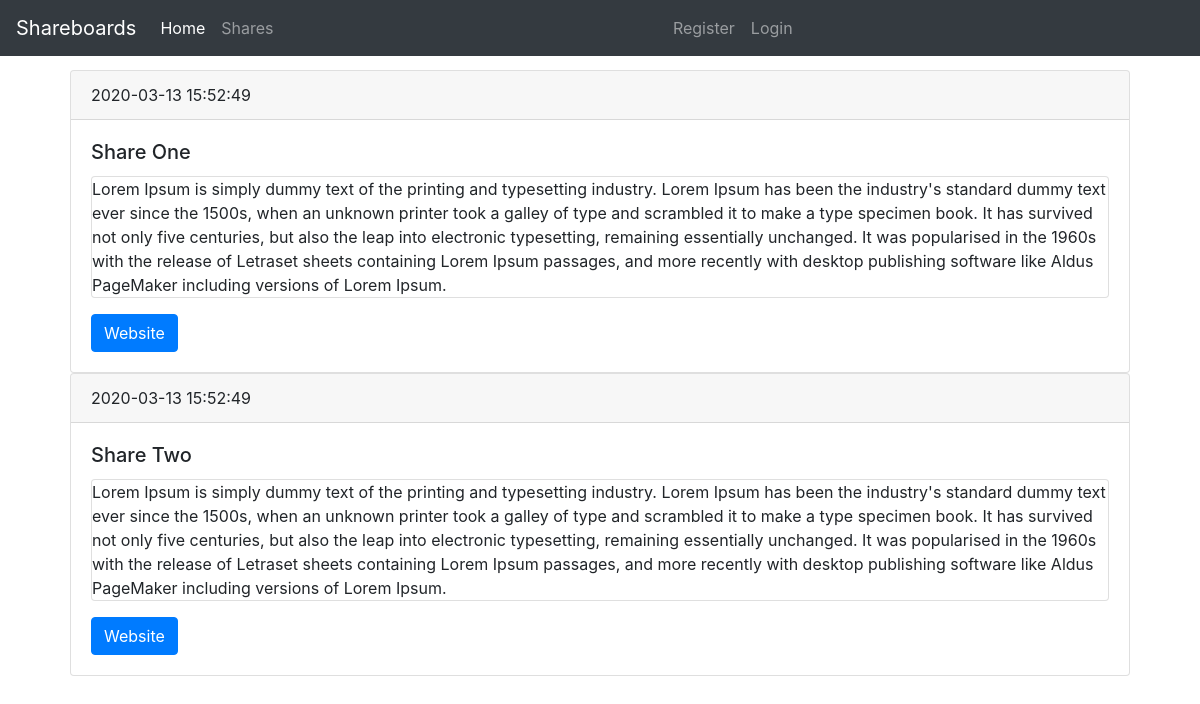
Screenshot of /shares with the database file from the repository.
### tables this page shows
CREATE TABLE `shares` (
  `id` int(11) NOT NULL,
  `user_id` int(11) NOT NULL,
  `title` varchar(255) NOT NULL,
  `body` text NOT NULL,
  `link` varchar(255) NOT NULL,
  `create_date` datetime NOT NULL DEFAULT CURRENT_TIMESTAMP
);

### autoload.php (called while the page is built, shortened)
<?php
spl_autoload_register(function ($class) {
    $pathLibs = 'classes/' . $class . '.php';
    $pathModels = 'models/' . $class . '.php';
    $pathContorllers = 'controllers/' . $class . '.php';
});

### classes/Router.php (called while the page is built)
<?php
class Router{
    private $controller;
    private $action;
    private $request;
    public function __construct($request){
        $this->request = $request;
        if ($this->request['controller'] == ""){
            $this->controller = 'Home';
        } else {
            $this->controller = $this->request['controller'];
        }
        if ($this->request['action'] == '') {
            $this->action = 'Index';
        } else {
            $this->action = $this->request['action'];
        }
    }
    public function createController(){
        if (class_exists($this->controller)) {
            $parents = class_parents($this->controller);
            if (in_array("Controller", $parents)){
                if (method_exists($this->controller, $this->action)){
                    return new $this->controller($this->action, $this->request);
                }else{
                    echo "<h1>Method does not exist</h1>";
                    return;
                }
            } else {
                echo "<h1>Base controller not found</h1>";
                return;
            }
        } else {
                echo "<h1>Controller class does not exist</h1>";
                return;
        }
    }
}

### controllers/shares.php (called while the page is built, shortened)
<?php
class Shares extends Controller {
    public function __construct($action, $request){
        $this->viewmodel = new ShareModel();
    }
    protected function Index(){
        $this->returnView( $this->viewmodel->Index(), true);
    }
}
?>

### classes/Model.php (called while the page is built, shortened)
<?php
abstract class Model{
    protected $dbh;
    protected $stmt;
    public function __construct(){
        $this->dbh = new PDO("mysql:host=".DB_HOST.";dbname=".DB_NAME, DB_USER, DB_PASS);
    }
    public function query($query){
        $this->stmt = $this->dbh->prepare($query);
    }
    public function execute(){
        $this->stmt->execute();
    }
    public function resultSet(){
        $this->execute();
        return $this->stmt->fetchAll(PDO::FETCH_ASSOC);
    }
}

### models/ShareModel.php (called while the page is built, shortened)
<?php
class ShareModel extends Model{
    public function Index(){
       $this->query("SELECT * FROM shares ORDER BY create_date DESC");
       $rows = $this->resultSet();
       return $rows;
    }
}

### views/shares/index.php (the view, shortened to what this page needs)
<div>
    <?php foreach ($viewmodel as $item) :  ?>
        <div class="card">
        <div class="card-header">
            <?php echo $item['create_date']; ?>
        </div>
        <div class="card-body">
            <h5 class="card-title"> <?php echo $item['title']; ?></h5>
            <p class="card"
            <p class="card-text"> <?php echo $item['body']; ?></p>
            <a href="http://<?php echo $item['link']; ?>" class="btn btn-primary">Website</a>
        </div>
        </div>
    <?php endforeach; ?>
</div>

### index.php (shortened to what this page needs)
<?php
require('autoload.php');
$router = new Router($_GET);
$controller = $router->createController();
if ($controller){
    $controller->executeAction();
}

### classes/Controller.php (shortened to what this page needs)
<?php
abstract class Controller{
    protected $action;
    public function __construct($action, $request){
        $this->action = $action;
    }
    public function executeAction(){
        return $this->{$this->action}();
    }
    protected function returnView($viewmodel, $fullview){
        $view = 'views/'.get_class($this).'/'.$this->action.'.php';
        if ($fullview){
            require('views/main.php');
        } else {
            require($view);
        }
    }
}

### views/main.php (shortened to what this page needs)
<html>
<head>
    <link rel="stylesheet" href="<?php echo ROOT_URL; ?>assets/css/bootstrap.css">
    <link rel="stylesheet" href="<?php echo ROOT_URL; ?>assets/css/style.css">
</head>
<body style="padding:70px;">
<nav class="navbar navbar-expand-md navbar-dark bg-dark fixed-top">
  <a class="navbar-brand" href="<?php echo ROOT_URL; ?>">Shareboards</a>
  <div class="collapse navbar-collapse" id="navbarsExampleDefault">
    <ul class="navbar-nav mr-auto">
      <li class="nav-item active">
        <a class="nav-link" href="<?php echo ROOT_URL ; ?>">Home </a>
      </li>
      <li class="nav-item">
        <a class="nav-link" href="<?php echo ROOT_URL ."shares"; ?>">Shares</a>
      </li>
    </ul>
    <ul class="navbar-nav mr-auto navbar-right">
    <?php if (isset($_SESSION['isLogged'])) : ?>
      <li class="nav-item">
        <a class="nav-link" href="<?php echo ROOT_URL; ?>">Welcome, <?php echo $_SESSION['user_data']['name']; ?></a>
      </li>
      <li class="nav-item">
        <a class="nav-link" href="<?php echo ROOT_URL; ?>users/logout">Logout </a>
      </li>
<?php else :  ?>
    <li class="nav-item">
        <a class="nav-link" href="<?php echo ROOT_URL; ?>users/register">Register </a>
      </li>
      <li class="nav-item">
        <a class="nav-link" href="<?php echo ROOT_URL ."users/login" ?>">Login</a>
      </li>
<?php endif; ?>
    </ul>
  </div>
</nav>
<div class="container">
  <div class="row">
    <?php require($view); ?>
  </div>
</div>
</body>
</html>

### rows the page displays
shares: create_date "2020-03-13 15:52:49", title "Share One", body "Lorem Ipsum is simply dummy text of the printing and typesetting industry. Lorem Ipsum has been the industry's standard dummy text ever since the 1500s, when an unknown printer took a galley of type and scrambled it to make a type specimen book. It has survived not only five centuries, but also the leap into electronic typesetting, remaining essentially unchanged. It was popularised in the 1960s with the release of Letraset sheets containing Lorem Ipsum passages, and more recently with desktop publishing software like Aldus PageMaker including versions of Lorem Ipsum."
shares: create_date "2020-03-13 15:52:49", title "Share Two", body "Lorem Ipsum is simply dummy text of the printing and typesetting industry. Lorem Ipsum has been the industry's standard dummy text ever since the 1500s, when an unknown printer took a galley of type and scrambled it to make a type specimen book. It has survived not only five centuries, but also the leap into electronic typesetting, remaining essentially unchanged. It was popularised in the 1960s with the release of Letraset sheets containing Lorem Ipsum passages, and more recently with desktop publishing software like Aldus PageMaker including versions of Lorem Ipsum."
